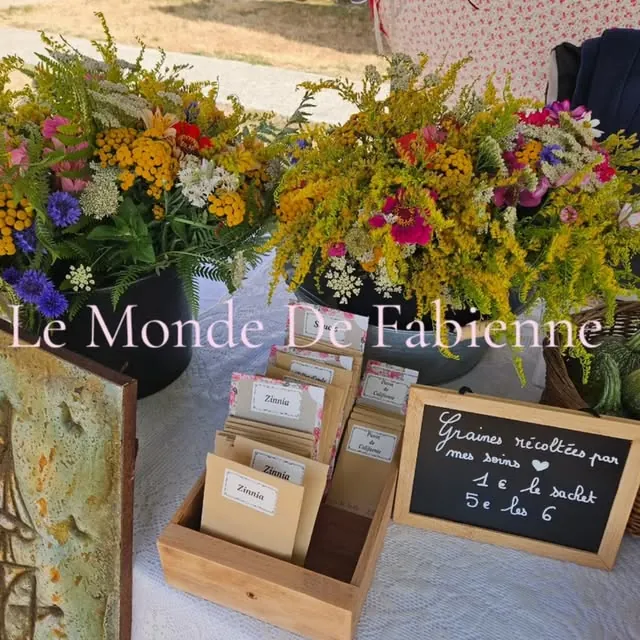
#> input picture photos/bouquets-et-graines-1600.webp, 640 x 640 px, given in place of fb-tartelettes.jpg, which was not available
$ python photos.py ../photos/bouquets-et-graines-1600.webp
#> lines starting #> are read from the running program, lines starting #| are printed output that depends on the picture; after the words box and inside, x2 and y2 are one past the last pixel; in counts of white or black regions, pixels touching at a corner belong together; pictures that were not available may be replaced by others from this repository, and a replacement may not be noted
# Prepare les photos du site Le Monde de Fabienne (LocWeb, 2026-10-14).
# Toutes viennent de ses reseaux (Facebook « Le monde de Fabienne » et
# Instagram @le_monde_de_fabienne) : ses vraies creations, plus parlantes
# que des photos de banque d'images. A remplacer par ses originaux HD.
# Usage : python _source/photos.py <dossier source>
import os, sys, json
from PIL import Image, ImageOps

SRC = sys.argv[1]
ICI = os.path.dirname(os.path.abspath(__file__))
DST = os.path.join(ICI, '..', 'photos')
os.makedirs(DST, exist_ok=True)

PHOTOS = {
    'fb-tartelettes.jpg': 'tartelettes-noisettes',
    'fb-muffins.jpg': 'muffins-maison',
    'fb-cakes-sucre.jpg': 'cakes-sucre-glace',
    'fb-cake.jpg': 'cake-maison',
    'fb-chocolat-chaud.jpg': 'stand-chocolat-chaud',
    'fb-torchon-graines.jpg': 'torchon-et-sachets-de-graines',
    'ig-cookies.jpg': 'cookies-chocolat',
    'ig-fleurs.jpg': 'bouquets-et-graines',
    'ig-fleurs-printemps.jpg': 'jonquilles-et-tulipes',
    'ig-meuble.jpg': 'etagere-avant-apres',
    'ig-rideau.jpg': 'rideau-sur-mesure',
    'ig-stand.jpg': 'stand-marche',
}

def sans_bandes(im):
    """Les couvertures de reels ont des bandes noires : on les retire."""
    g = im.convert('L').point(lambda v: 255 if v > 18 else 0)
    box = g.getbbox()
    return im.crop(box) if box else im

dims = {}
for src, nom in PHOTOS.items():
    im = sans_bandes(ImageOps.exif_transpose(Image.open(os.path.join(SRC, src))).convert('RGB'))
#> in sans_bandes, `g = im.convert('L').point(lambda v: 255 if v > 18 else 0)`:
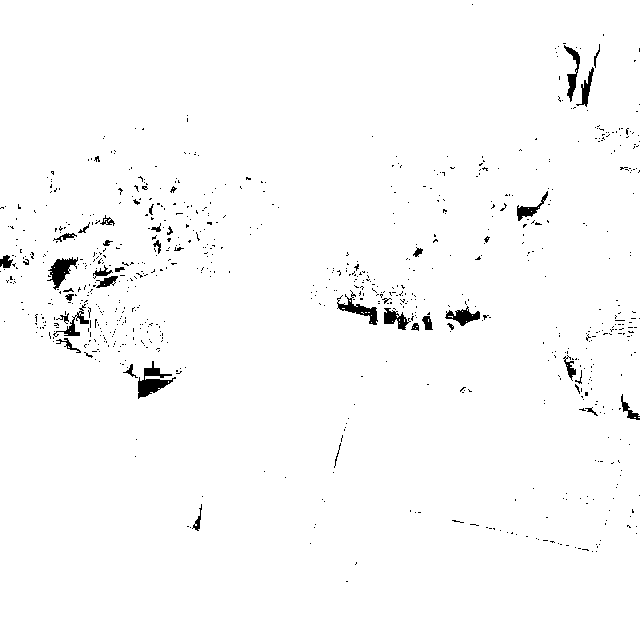
#> g: PIL image 640x640 L; 98.3% white; 803 black regions (759 under 20 px), largest, box (x1, y1, x2, y2) and area: (138, 361, 176, 399) 584, (47, 257, 78, 290) 441, (337, 290, 378, 325) 410
#> in sans_bandes, `box = g.getbbox()`: box = (0, 0, 640, 640)
#> in sans_bandes, returned value is the input picture: PIL image 640x640 RGB; mean R, G, B 127.6, 113.5, 87.6
    for larg in (1600, 800):
        c = im if im.width <= larg else im.resize((larg, round(im.height * larg / im.width)), Image.LANCZOS)
        c.save(os.path.join(DST, f'{nom}-{larg}.webp'), 'WEBP', quality=80, method=6)
    big = Image.open(os.path.join(DST, f'{nom}-1600.webp'))
    dims[nom] = {'l': big.width, 'h': big.height}
    print(f'{nom:34s} {im.width}x{im.height}')
#| tartelettes-noisettes              640x640
#> pass 2 of the loop `for src, nom in PHOTOS.items():`:
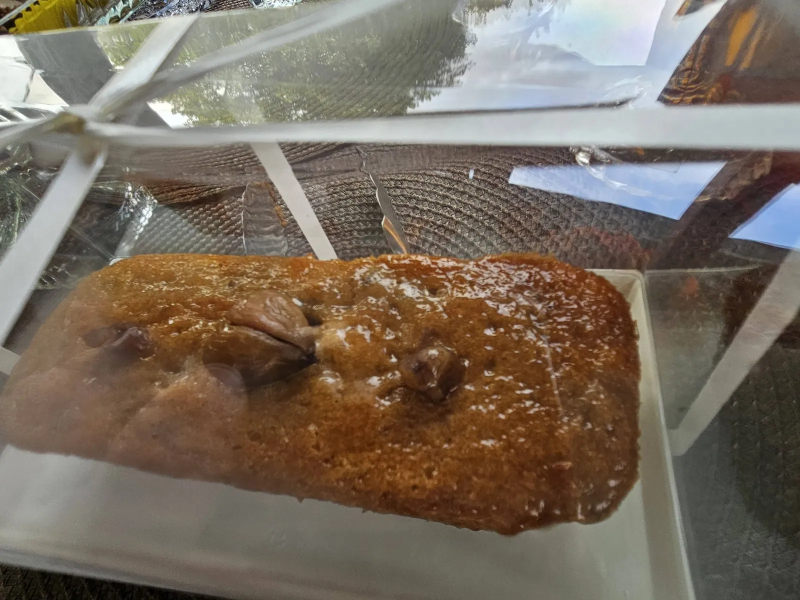
#> input picture photos/cake-maison-1600.webp, 1600 x 1200 px, given in place of fb-muffins.jpg, which was not available (shown at 1/2 size)
#> in sans_bandes (call 2), `g = im.convert('L').point(lambda v: 255 if v > 18 else 0)`:
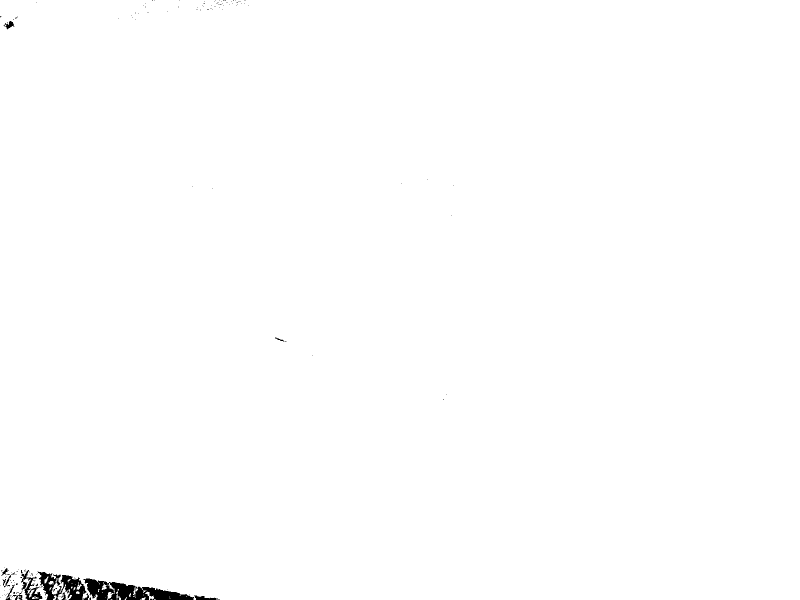
#> g: PIL image 1600x1200 L (shown at 1/2 size); 99.5% white; 145 black regions (132 under 20 px), largest, box (x1, y1, x2, y2) and area: (166, 1157, 388, 1200) 4760, (75, 1143, 173, 1200) 2716, (42, 1140, 85, 1200) 881
#> box = (0, 0, 1600, 1200)
#> in sans_bandes, returned value is the input picture: PIL image 1600x1200 RGB; mean R, G, B 120.5, 108.3, 94.9
#> the loop `for larg in (1600, 800):` made 2 passes
#> pass 2, `c = im if im.width <= larg else im.resize((larg, round(im.height * lar..`:
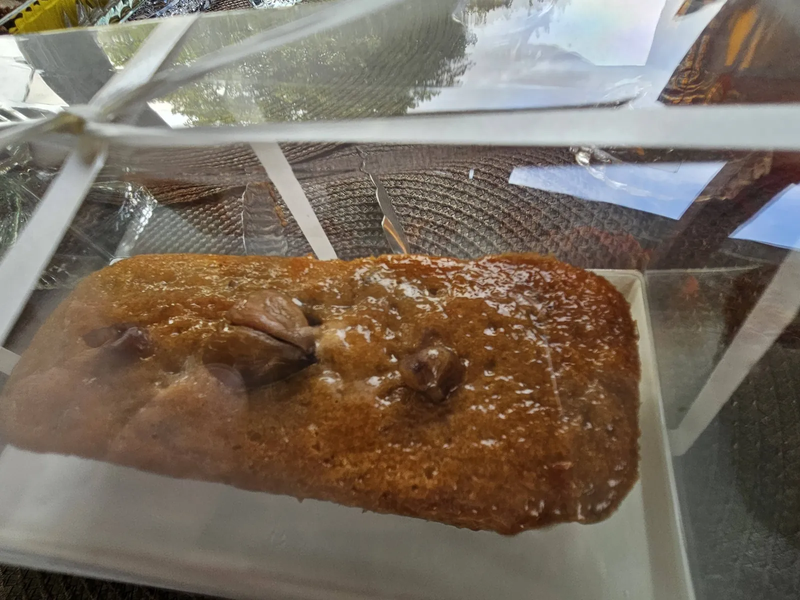
#> c: PIL image 800x600 RGB; mean R, G, B 120.5, 108.3, 94.9
#> big: PIL image 1600x1200 RGB
#| muffins-maison                     1600x1200
#> (the run stopped early here; a loop or call above may not have finished)
